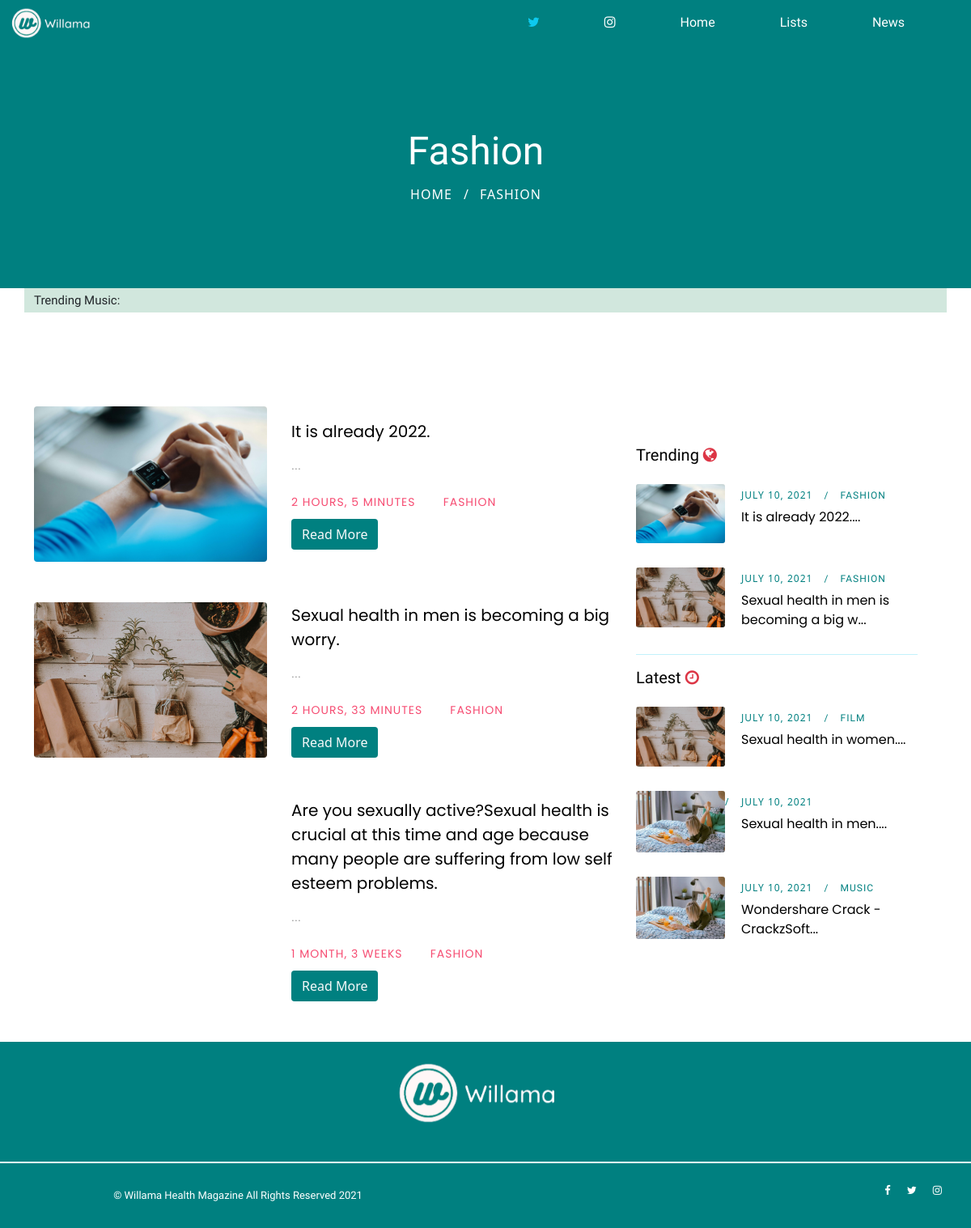
Screenshot of /willama_health/category/fashion/ with the database file from the repository.
### blog/models.py (models this page shows, shortened)
class Category(models.Model):
    title   =   models.CharField(max_length=20, unique=True, null=True)
    slug        =   models.SlugField(max_length=250, unique=True,null=True)
    class Meta:
        verbose_name_plural =   'categories'

class Post(models.Model):
    title       =   models.CharField(max_length=255, unique=True)
    blog_img    =   models.ImageField(upload_to="blog_pics/", null=True, blank=True)
    img_credits =   models.CharField(max_length=255, null=True)
    slug        =   models.SlugField(max_length=250, null=True, blank=True, unique=True)
    author      =   models.CharField(max_length=100, default='Menim')
    updated_on  =   models.DateTimeField(auto_now=True)
    body        =   tinymce_models.HTMLField()
    created_on  =   models.DateTimeField(auto_now_add=True)
    status      =   models.IntegerField(choices=STATUS, default=0)
    blog_type   =   models.IntegerField(choices=TYPE, default=0)
    categories  =   models.ManyToManyField(Category, related_name='posts')
    class Meta:
        ordering    =   ['-created_on']
    def get_absolute_url(self):
        return reverse('article-detail', args=[self.slug])

### blog/views.py (the view)
# urls.py: path('willama_health/category/<slug:slug>/', views.CategoryView, name='blog_category'),
def CategoryView(request, slug):
    category      =   Category.objects.get(slug=slug)
    cats        =   Category.objects.all()
    adverts     =   Advert.objects.all()[0:1]
    latest      =   Post.objects.order_by('-created_on')[0:3]
    trending    =   Post.objects.filter(blog_type=2).order_by('-created_on')[0:3]
    context =   {
        'category':category,
        'cats':cats,
        'adverts':adverts,
        'trending':trending,
        'latest':latest,
    }
    return render(request, "blog_category.html", context)

### blog/templates/blog_category.html (shortened to what this page needs)
{% extends "base.html" %} {% load crispy_forms_tags %} {% load static %}
{% block title %}Willama Health Magazine - {{ category.title }}{% endblock %} {% block meta_description %}Willama Health Magazine - {{ category.title }}{% endblock %} {% block content %}
<div class="breadcrumb-area bg-img bg-overlay jarallax">
    <div class="container h-100">
        <div class="row h-100 align-items-center">
            <div class="col-12">
                <div class="breadcrumb-content text-center">
                    <div class="breadcrumb-post-content">
                        <h2 class="post-title">{{ category.title }}</h2>
                        <div class="post-meta">
                            <a href="{% url 'home' %}" style="text-decoration: none;">Home</a>
                            <a href="#" style="text-decoration: none;">{{ category.title }}</a>
                        </div>
                    </div>
                </div>
            </div>
        </div>
    </div>
</div>
<div class="container alert-success">
    <marquee behavior="scroll" direction="left">
        <p style="white-space: nowrap;" class="text-danger"><span class="text-dark">Trending Music:</span>
            {% for new in trend_music %}&blacktriangle;{{ new.song_title }}-{{ new.artist_name }}&emsp; {% endfor %}</p>
    </marquee>
</div>
<div class="roberto-news-area section-padding-100-0">
    <div class="container">
        <div class="row justify-content-center">
            <div class="col-12 col-lg-8">
                {% for post in category.posts.all %}
                <div class="single-blog-post d-flex align-items-center mb-50 wow fadeInUp" data-wow-delay="100ms">
                    <div class="post-thumbnail">
                        {% if post.blog_img %}
                        <a href="#"><img src="{{ post.blog_img.url }}" alt=""></a>
                        {% endif %}
                    </div>
                    <div class="post-content">
                        <a href="{{post.get_absolute_url}}" class="post-title">{{ post.title }}</a>
                        <p>{{ post.body|slice:":200"|safe }}...</p>
                        <div class="post-meta">
                            <a href="#" class="post-author">{{ post.created_on|timesince }}</a>
                            {% for cat in post.categories.all %}
                            <a href="#" class="post-tutorial">{{ cat.title }}</a> {% endfor %}
                        </div>
                        <a href="{% url 'article-detail' post.slug %}" class="btn btn-unique text-light">Read More</a>
                    </div>
                </div>
                {% endfor %}
            </div>
            <div class="col-12 col-sm-8 col-md-6 col-lg-4 py-5 section-padding-100-70">
                <div class="roberto-sidebar-area pl-md-4">
                    <div class="col-12 mb-4">
                        <h5>Trending <i class="fa fa-globe text-danger"></i></h5>
                    </div>
                    {% for post in trending %}
                    <div class="single-recent-post d-flex">
                        <div class="post-thumb">
                            {% if post.blog_img %}
                            <a href="#"><img src="{{ post.blog_img.url }}" alt=""></a>
                            {% endif %}
                        </div>
                        <div class="post-content">
                            <div class="post-meta">
                                <a href="#" class="post-author">{{ post.created_on.date }}</a>
                                {% for cat in post.categories.all %}
                                <a href="{% url 'blog_category' cat.slug %}" class="post-tutorial"
                                    style="font-family: 'Archivo Narrow', sans-serif;">{{ cat.title }}</a>
                                {% endfor %}
                            </div>
                            <a href="{% url 'article-detail' post.slug %}" class="post-title"
                                style="font-family: 'Poppins', sans-serif;">{{ post.title|slice:":40"|safe }}...</a>
                        </div>
                    </div>
                    {% endfor %}
                    <hr class="bg-info">
                    <div class="col-12 mb-4">
                        <h5>Latest <i class="fa fa-clock-o text-danger"></i></h5>
                    </div>
                    {% for post in latest %}
                    <div class="single-recent-post d-flex">
                        <div class="post-thumb">
                            {% if post.blog_img %}
                            <a href="#"><img src="{{ post.blog_img.url }}" alt=""></a>
                            {% endif %}
                        </div>
                        <div class="post-content">
                            <div class="post-meta">
                                <a href="#" class="post-author">{{ post.created_on.date }}</a>
                                {% for cat in post.categories.all %}
                                <a href="{% url 'blog_category' cat.slug %}" class="post-tutorial"
                                    style="font-family: 'Archivo Narrow', sans-serif;">{{ cat.title }}</a>
                                {% endfor %}
                            </div>
                            <a href="{% url 'article-detail' post.slug %}" class="post-title"
                                style="font-family: 'Poppins', sans-serif;">{{ post.title|slice:":40"|safe }}...</a>
                        </div>
                    </div>
                    {% endfor %}
                </div>
            </div>
        </div>
    </div>
</div>
{% endblock content %}

### static/css/design.css (style rules this page uses)
* { margin: 0; padding: 0; max-width: 100%; box-sizing: border-box; }
body { font-family: "Poppins", sans-serif; font-size: 14px; }
h1, h2, h3, h4, h5, h6 { font-family: "Archivo Narrow", sans-serif; color: #000000; line-height: 1.3; font-weight: 500; }
p { font-family: "Archivo Narrow", sans-serif; color: #969696; font-size: 15px; line-height: 2; font-weight: 400; }
img { height: auto; max-width: 100%; }
.bg-img { background-position: center center; background-size: cover; background-repeat: no-repeat; }
.mb-50 { margin-bottom: 50px !important; }
.section-padding-100-0 { padding-top: 100px; padding-bottom: 0; }
.section-padding-100-70 { padding-top: 100px; padding-bottom: 70px; }
.breadcrumb-area { position: relative; background: teal; background-size: cover; z-index: 1; height: 300px; }
.breadcrumb-content { position: relative; z-index: 1; }
.roberto-news-area a { color: #000000; text-decoration: none; }
.single-blog-post { position: relative; z-index: 1; }
.single-blog-post .post-thumbnail { position: relative; z-index: 1; -webkit-box-flex: 0; -ms-flex: 0 0 40%; flex: 0 0 40%; max-width: 40%; width: 40%; }
.single-blog-post .post-thumbnail a { display: block; }
.single-blog-post .post-thumbnail img { border-radius: 4px; }
.single-blog-post .post-content { position: relative; z-index: 1; -webkit-box-flex: 0; -ms-flex: 0 0 60%; flex: 0 0 60%; max-width: 60%; width: 60%; padding-left: 30px; }
.single-blog-post .post-content .post-title { font-size: 20px; font-family: 'Poppins', sans-serif; line-height: 1.5; display: block; margin-bottom: 15px; }
.single-blog-post .post-content .post-meta { position: relative; z-index: 1; margin-bottom: 10px; }
.single-blog-post .post-content .post-meta a { position: relative; z-index: 1; font-size: 14px; color: #F64C72; display: inline-block; margin-right: 30px; letter-spacing: 1px; text-transform: uppercase; font-family: 'Poppins', sans-serif; }
.single-blog-post .post-content .btn-unique { background-color: teal; }
.single-blog-post .post-content .post-meta a:last-child { margin-right: 0; }
.single-blog-post .post-content .post-meta a:last-child::before { position: absolute; top: 0; left: -20px; z-index: 1; }
.single-blog-post .post-content p { margin-bottom: 20px; line-height: 1.6; }
.breadcrumb-post-content { position: relative; z-index: 1; }
.breadcrumb-post-content .post-title { font-size: 48px; line-height: 1.5; display: block; margin-bottom: 5px; color: #ffffff; }
.breadcrumb-post-content .post-meta { position: relative; z-index: 1; margin-bottom: 10px; }
.breadcrumb-post-content .post-meta a { position: relative; z-index: 1; font-size: 16px; color: #ffffff; display: inline-block; margin-right: 30px; letter-spacing: 1px; text-transform: uppercase; }
.breadcrumb-post-content .post-meta a:last-child { margin-right: 0; }
.breadcrumb-post-content .post-meta a:last-child::before { content: '/'; position: absolute; top: 0; left: -20px; z-index: 1; }
.single-recent-post { position: relative; z-index: 1; margin-bottom: 30px; }
.single-recent-post:last-child { margin-bottom: 0; }
.single-recent-post .post-thumb { -webkit-box-flex: 0; -ms-flex: 0 0 110px; flex: 0 0 110px; max-width: 110px; width: 110px; margin-right: 20px; }
.single-recent-post .post-thumb img { border-radius: 3px; }
.single-recent-post .post-content .post-title { font-size: 16px; display: block; margin-bottom: 0; }
.single-recent-post .post-content .post-meta { position: relative; z-index: 1; margin-bottom: 5px; }
.single-recent-post .post-content .post-meta a { position: relative; z-index: 1; font-size: 12px; color: teal; display: inline-block; margin-right: 30px; letter-spacing: 1px; text-transform: uppercase; }
.single-recent-post .post-content .post-meta a:last-child { margin-right: 0; }
.single-recent-post .post-content .post-meta a:last-child::before { content: '/'; position: absolute; top: 0; left: -20px; z-index: 1; }
.post-meta a { text-decoration: none; }

### rows the page displays
Category: title "Fashion", title "FASHION"
Post: blog_img (picture), title "It is already 2022.", created_on "2 HOURS, 5 MINUTES", created_on "JULY 10, 2021"
Post: blog_img (picture), title "Sexual health in men is becoming a big worry.", created_on "2 HOURS, 33 MINUTES", created_on "JULY 10, 2021", title "Sexual health in men is becoming a big w"
Post: title "Are you sexually active?Sexual health is crucial at this time and age because many people are suffering from low self esteem problems.", created_on "1 MONTH, 3 WEEKS"
Post: blog_img (picture), created_on "JULY 10, 2021", title "Sexual health in women."
Category: title "FILM"
Post: blog_img (picture), created_on "JULY 10, 2021", title "Sexual health in men."
Post: blog_img (picture), created_on "JULY 10, 2021", title "Wondershare Crack - CrackzSoft"
Category: title "MUSIC"
